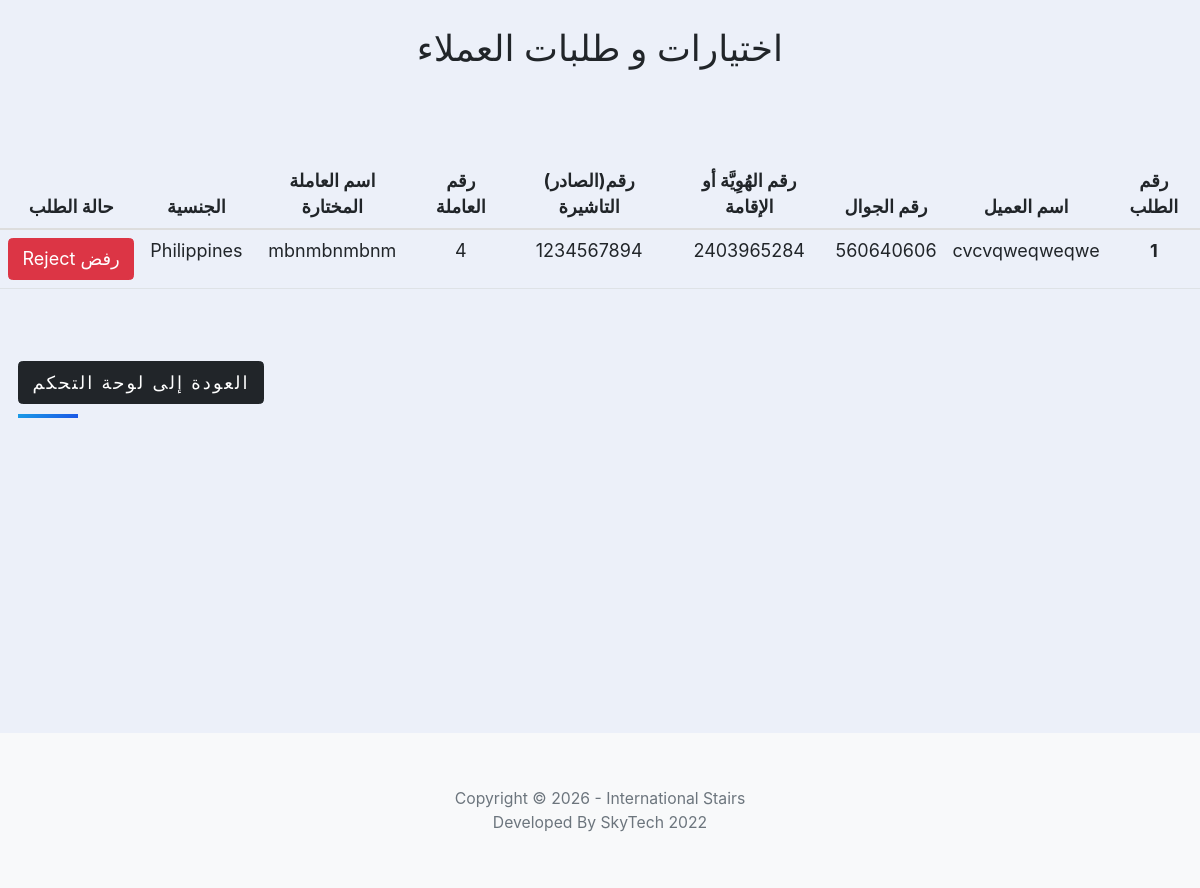
/selections, run on the app's committed database.
### main.py (models this page shows)
class User(db.Model):
    __tablename__ = "customers1"
    id = db.Column(db.Integer, primary_key=True)
    author_id = db.Column(db.Integer, nullable=False)
    Name = db.Column(db.String(250), nullable=False)
    Contact = db.Column(db.BIGINT, nullable=False)
    Nid = db.Column(db.BIGINT, nullable=False)
    Visa = db.Column(db.BIGINT, nullable=False)
    resume = db.relationship('BioData', backref='resumes')
    resume_id = db.Column(db.Integer, db.ForeignKey('bio_data.id'))

class BioData(db.Model):
    __tablename__ = "bio_data"
    id = db.Column(db.Integer, primary_key=True)
    title = db.Column(db.String(250), unique=True, nullable=False)  # name
    rating = db.Column(db.Integer, nullable=False)  # Age
    review = db.Column(db.String(250), nullable=False)  # type
    nationality = db.Column(db.String(250), nullable=False)
    img_url = db.Column(db.String(1000), nullable=False)
    resume = db.Column(db.String(1000), nullable=False)
    selector = relationship('User', backref='bio')

### main.py (the view)
@app.route("/selections")
def selections():
    new_user = User.query.all()
    return render_template("selections.html", users=new_user, cvs=all_cvs)

### templates/selections.html (shortened to what this page needs)
{% extends 'bootstrap/base.html' %}
{% block styles %}
{{super()}}
<link rel="stylesheet" href="{{url_for('static', filename='css/styles.css')}}">
{% endblock %}
{% block content %}
<br>
 <div class="heading1" style="text-align:center;">
        <h2>اختيارات و طلبات العملاء</h2>
        </div>
<br><br><br>
{% for user in users %}
<table class="table">
    <thead>
    <tr>
        <th scope="col" style="text-align:center;">حالة الطلب</th>
        <th scope="col" style="text-align:center;">  الجنسية</th>
        <th scope="col" style="text-align:center;">  اسم العاملة المختارة</th>
        <th scope="col" style="text-align:center;">  رقم العاملة </th>
        <th scope="col" style="text-align:center;">(الصادر)رقم التاشيرة </th>
        <th scope="col" style="text-align:center;"> رقم الهُوِيَّة أو الإقامة</th>
        <th scope="col" style="text-align:center;">  رقم الجوال</th>
        <th scope="col" style="text-align:center;"> اسم العميل</th>
        <th scope="col" style="text-align:center;">رقم الطلب</th>
    </tr>
    <tbody>
    <tr>
         <td style="text-align:center;"><a href="{{url_for('reject', users_id=user.id)}}" class="btn btn-danger"> Reject رفض</a></td>
        <td style="text-align:center;">{{user.bio.nationality}} </td>
        <td style="text-align:center;">{{user.bio.title}} </td>
        <td style="text-align:center;">{{user.author_id}} </td>
        <td style="text-align:center;">{{user.Visa}}</td>
        <td style="text-align:center;">{{user.Nid}}</td>
        <td style="text-align:center;">{{user.Contact}} </td>
        <td style="text-align:center;">{{user.Name}}</td>
        <th scope="row" style="text-align:center;">{{user.id}}</th>
    </tr>
    </tbody>
</table>
    {% endfor %}
<br><br>
<div class="content">
<p class="heading"><a href="{{url_for('add')}}" class="btn btn-dark">العودة إلى لوحة التحكم</a></p>
</div>
<br><br><br><br><br><br><br><br><br><br><br>
{%include "footer.html"%}
{% endblock %}

### data on the page
User: bio.nationality "Philippines", bio "mbnmbnmbnm", author_id "4", Visa "1234567894", Nid "2403965284", Contact "560640606", Name "cvcvqweqweqwe", id "1"
